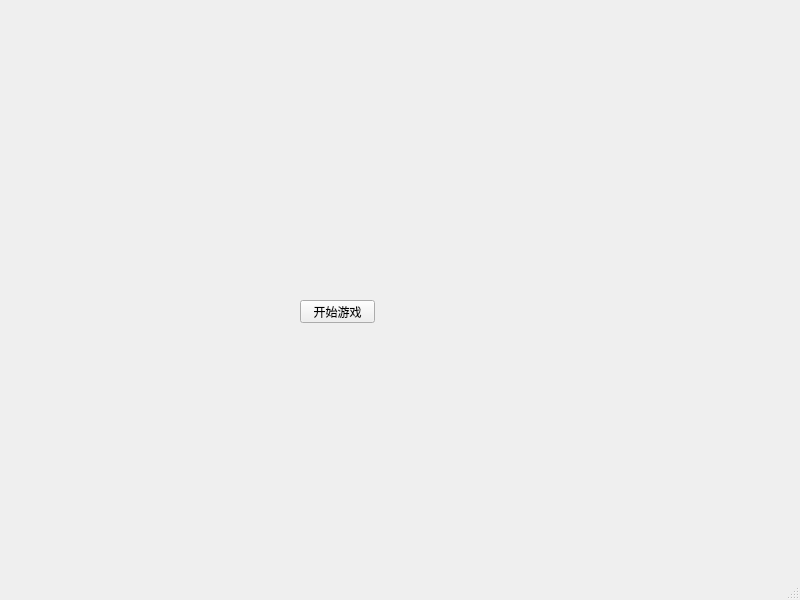
<?xml version="1.0" encoding="UTF-8"?>
<ui version="4.0">
 <class>MainWindow</class>
 <widget class="QMainWindow" name="MainWindow">
  <property name="geometry">
   <rect>
    <x>0</x>
    <y>0</y>
    <width>800</width>
    <height>600</height>
   </rect>
  </property>
  <property name="windowTitle">
   <string>MainWindow</string>
  </property>
  <widget class="QWidget" name="centralwidget">
   <widget class="QPushButton" name="btn_start">
    <property name="geometry">
     <rect>
      <x>300</x>
      <y>300</y>
      <width>75</width>
      <height>23</height>
     </rect>
    </property>
    <property name="text">
     <string>开始游戏</string>
    </property>
   </widget>
  </widget>
  <widget class="QMenuBar" name="menubar">
   <property name="geometry">
    <rect>
     <x>0</x>
     <y>0</y>
     <width>800</width>
     <height>21</height>
    </rect>
   </property>
  </widget>
  <widget class="QStatusBar" name="statusbar"/>
 </widget>
 <resources/>
 <connections/>
</ui>
